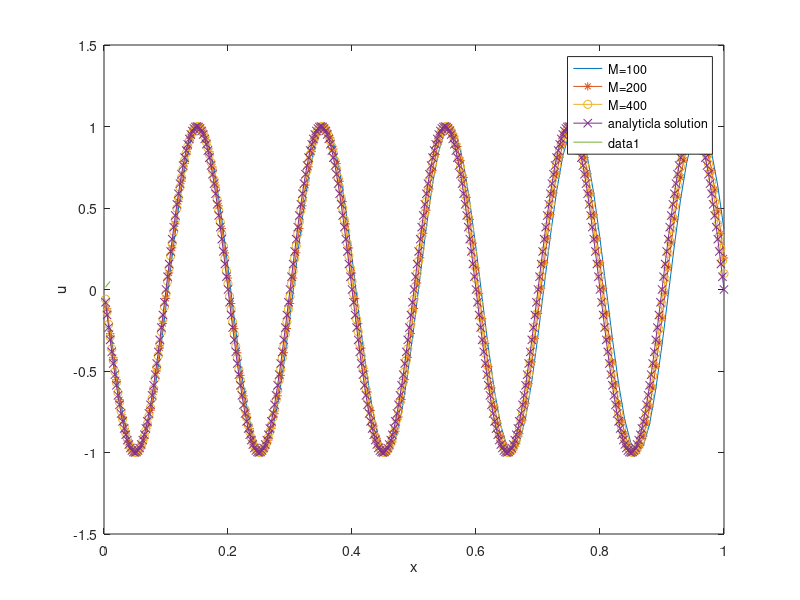

Recreate this plot in MATLAB.
%% Problem 12
clear all; % clear all data
low=0; % define my low and high spatial boundary
high=1;
M=100; % number of grids
a=1; % a is the coefficient
M_s=[];
err_s=[];
solu=[];
j=1;
for M=[100 200 400];
dx=(high-low)/(M+1);
out=[]; % output file which the solution of each time ste can be found here
pos=dx*[1:M]; % calculate position value at each grid
un=zeros(M,1);
%% set A
B=zeros(M);
for i=3:M-2
    B(i,i-2:i+2)=[1 -8 0 8 -1];
end
B(1,1:3)=[-6 12 -2];
B(2,1:4)=[-8 0 8 -1];
B(M-1,M-3:M)=[2 -12 6 4];
B(M,M-3:M)=[-4 18 -36 22];
operator_4O_center=1/12/dx*B; % Define my 2nd-order centered differences operator;
%% different time martching methods
%% 4th-order Runge-Kutta methods
t=0;
h=a*dx*0.5; % Courant number=1
out=[];
t=0;

for i=1:(50/h)+1
    bc=zeros(M,1);
    u0=sin(10*pi*t);
    bc(1)=-4*u0/12/dx;
    bc(2)=u0/12/dx;
    unp1d2_1=un-1/2*h*(operator_4O_center*un+bc);
    unp1d2_2=un-1/2*h*(operator_4O_center*unp1d2_1+bc);
    unp1_bar=un-h*(operator_4O_center*unp1d2_2+bc);
    unp1=un-1/6*h*(operator_4O_center*(un+2*unp1d2_1+2*unp1d2_2+unp1_bar)+6*bc);
    un=unp1;
%     out=[out ; t u0 unp1.'];
%     plot(pos,unp1);
%     hold on;
%     analytical=sin(-10*pi*pos+10*pi*t);
%     plot(pos,analytical)
%     legend('my','true')
%     hold off;
    t=t+h;
%     pause(0)
end
 solu{1,j}=unp1;
 j=j+1;
t=t-h;
M_s=[M_s dx];
analytical=sin(-10*pi*pos+10*pi*t);
err=sqrt(sum((analytical-unp1.').^2)/M);
err_s=[err_s err];
end

M=100;
dx=(high-low)/(M);
out=[]; % output file which the solution of each time ste can be found here
pos=dx*[1:M]; % calculate position value at each grid
plot(pos,solu{1},'-');

hold on;
M=200;
dx=(high-low)/(M);
out=[]; % output file which the solution of each time ste can be found here
pos=dx*[1:M]; % calculate position value at each grid
plot(pos,solu{2},'*-');

M=400;
dx=(high-low)/(M);
out=[]; % output file which the solution of each time ste can be found here
pos=dx*[1:M]; % calculate position value at each grid
plot(pos,solu{3},'o-');
analytical=sin(-10*pi*pos+10*pi*50);
plot(pos,analytical,'x-');
legend('M=100','M=200','M=400','analyticla solution');
xlabel('x')
ylabel('u')



plot(M_s,err_s)
x=log(M_s);
y=log(err_s);
p=polyfit(x,y,1)
